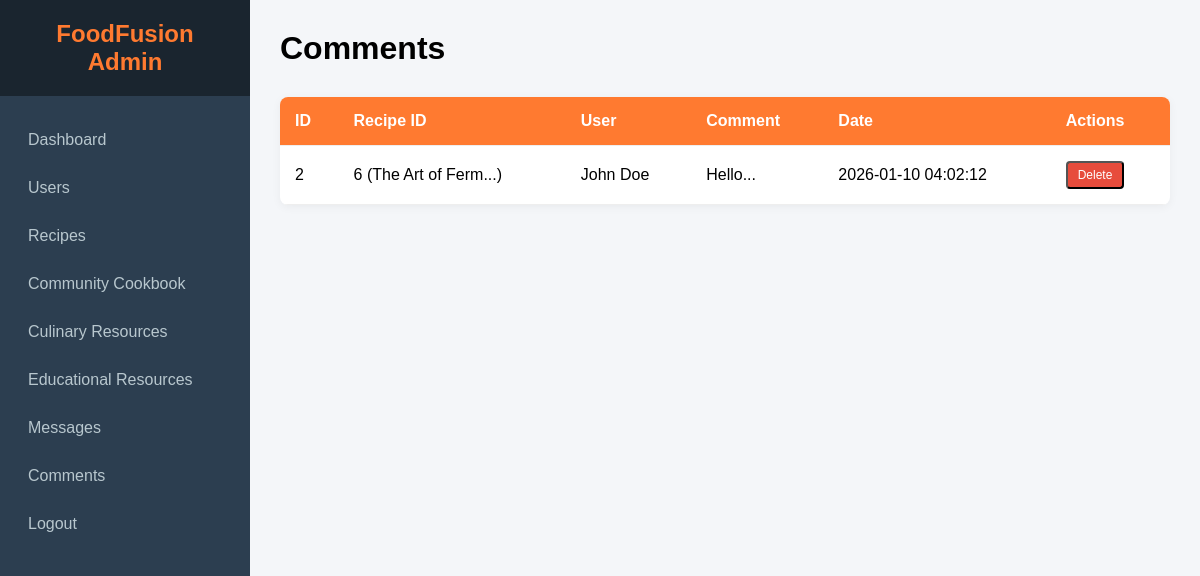
The app's page /admin/comments.php (signed in) with its own data.
### tables this page shows
CREATE TABLE `comments` (
  `id` int(11) NOT NULL,
  `community_recipe_id` int(11) NOT NULL,
  `user_id` int(11) NOT NULL,
  `comment` text NOT NULL,
  `created_at` timestamp NOT NULL DEFAULT current_timestamp()
);

CREATE TABLE `community_cookbook` (
  `id` int(11) NOT NULL,
  `title` varchar(255) NOT NULL,
  `description` text NOT NULL,
  `category` enum('recipe','tip','experience') NOT NULL DEFAULT 'recipe',
  `ingredients` text DEFAULT NULL,
  `content` text DEFAULT NULL,
  `image` varchar(255) DEFAULT NULL,
  `user_id` int(11) DEFAULT NULL,
  `created_at` timestamp NOT NULL DEFAULT current_timestamp()
);

CREATE TABLE `users` (
  `id` int(11) NOT NULL,
  `first_name` varchar(100) NOT NULL,
  `last_name` varchar(100) NOT NULL,
  `email` varchar(255) NOT NULL,
  `password` text NOT NULL,
  `type` varchar(100) DEFAULT 'user',
  `created_at` timestamp NOT NULL DEFAULT current_timestamp()
);

### admin/comments.php (the view, shortened to what this page needs)
<?php
include("../database/config.php");
?>
<!DOCTYPE html>
<html lang="en">
<head>
    <link rel="stylesheet" href="../css/admin.css">
</head>
<body class="admin-body">
    <?php include("sidebar.php"); ?>
    <div class="main-content">
        <div class="admin-header">
            <h1>Comments</h1>
        </div>
        <table class="admin-table">
            <thead>
                <tr>
                    <th>ID</th>
                    <th>Recipe ID</th>
                    <th>User</th>
                    <th>Comment</th>
                    <th>Date</th>
                    <th>Actions</th>
                </tr>
            </thead>
            <tbody>
                <?php
                $sql = "SELECT comments.*, users.first_name, users.last_name, community_cookbook.title as recipe_title
                        FROM comments
                        LEFT JOIN users ON comments.user_id = users.id
                        LEFT JOIN community_cookbook ON comments.community_recipe_id = community_cookbook.id
                        ORDER BY comments.created_at DESC";
                $result = $connection->query($sql);
                if ($result && $result->num_rows > 0) {
                    while($row = $result->fetch_assoc()) {
                        echo "<tr>";
                        echo "<td>" . $row['id'] . "</td>";
                        echo "<td>" . $row['community_recipe_id'] . " (" . substr($row['recipe_title'], 0, 15) . "...)</td>";
                        echo "<td>" . $row['first_name'] . " " . $row['last_name'] . "</td>";
                        echo "<td>" . substr(htmlspecialchars($row['comment']), 0, 50) . "...</td>";
                        echo "<td>" . $row['created_at'] . "</td>";
                        echo "<td>
                                <form action='../controllers/admin/AdminCommentsController.php' method='POST' style='display:inline;'>
                                    <input type='hidden' name='id' value='" . $row['id'] . "'>
                                    <button type='submit' name='delete_comment' class='admin-action-btn delete' onclick='return confirm(\"Are you sure?\")'>Delete</button>
                                </form>
                              </td>";
                        echo "</tr>";
                    }
                } else {
                    echo "<tr><td colspan='6'>No comments found</td></tr>";
                }
                ?>
            </tbody>
        </table>
    </div>
</body>
</html>

### css/admin.css (style rules this page uses)
* { margin: 0; padding: 0; box-sizing: border-box; font-family: Arial, sans-serif; }
body.admin-body { display: flex; background: #f4f6f9; }
.main-content { margin-left: 250px; width: calc(100% - 250px); padding: 30px; transition: 0.3s; }
.admin-table { width: 100%; border-collapse: collapse; background: white; border-radius: 8px; overflow: hidden; box-shadow: 0 2px 10px rgba(0,0,0,0.05); }
.admin-table th, .admin-table td { padding: 15px; text-align: left; border-bottom: 1px solid #eee; }
.admin-table th { background: #FF7A30; color: white; font-weight: 600; }
.admin-header { display: flex; justify-content: space-between; align-items: center; margin-bottom: 30px; }
.admin-action-btn { padding: 5px 10px; border-radius: 4px; text-decoration: none; font-size: 12px; margin-right: 5px; }
.delete { background: #e74c3c; color: white; }

### records on screen
comments: id "2", community_recipe "6", community_recipe.title "The Art of Ferm", user.first_name "John", user.last_name "Doe", comment "Hello", created_at "2026-01-10 04:02:12"
